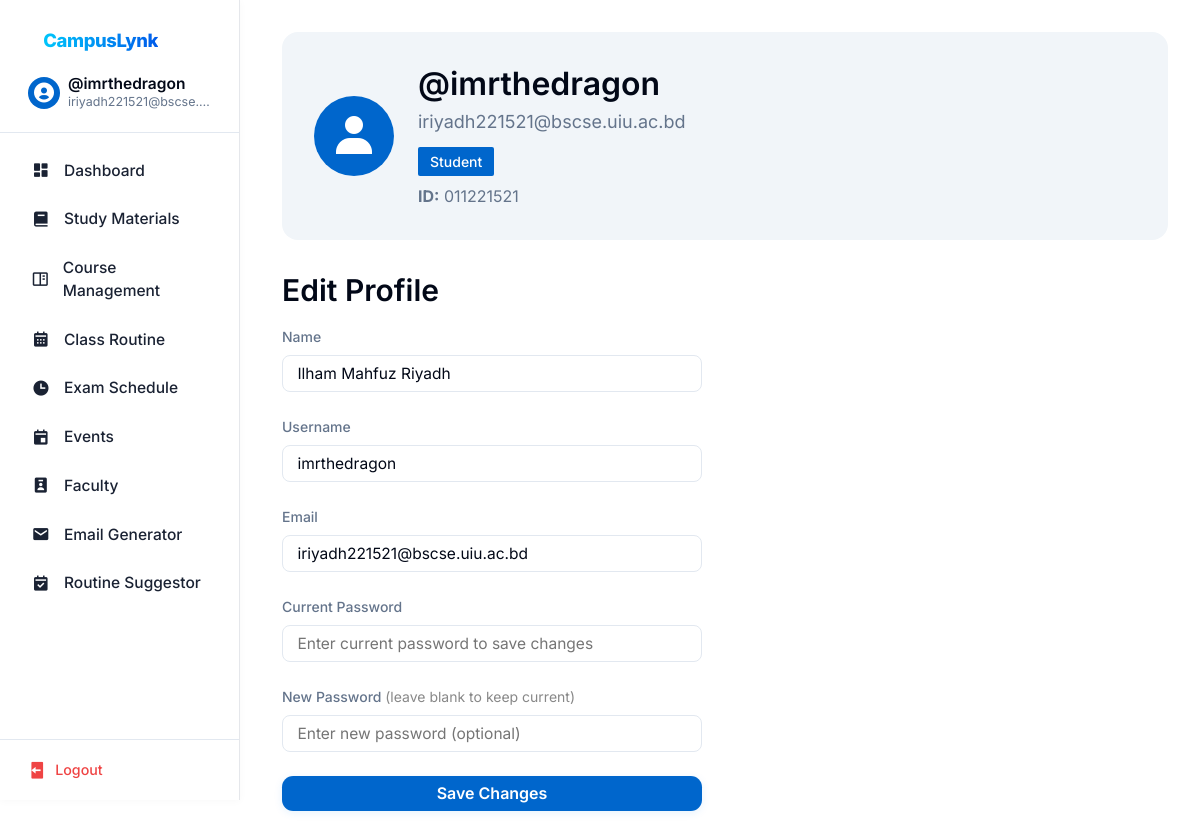
Page /profile.php (signed in) on the committed database.
### tables this page shows
CREATE TABLE `users` (
  `id` int(11) NOT NULL,
  `username` varchar(255) NOT NULL,
  `email` varchar(255) NOT NULL,
  `password` varchar(255) NOT NULL,
  `role` enum('student','faculty','admin') NOT NULL,
  `name` varchar(255) NOT NULL
);

CREATE TABLE `student_id_table` (
  `user_id` int(11) NOT NULL,
  `university_id` varchar(20) NOT NULL
);

### profile.php (the view, shortened to what this page needs)
<?php
$database = new Database();
$db = $database->getConnection();
$user = null;
try {
    $userQuery = "SELECT * FROM users WHERE email = ?";
    $userStmt = $db->prepare($userQuery);
    $userStmt->execute([$_SESSION["useremail"]]);
    $user = $userStmt->fetch(PDO::FETCH_ASSOC);
    if ($user) {
        $university_id = null;
        if ($user && isset($user['role']) && $user['role'] === 'student') {
            $stmt = $db->prepare("SELECT university_id FROM student_id_table WHERE user_id = ?");
            $stmt->execute([$user['id']]);
            $row = $stmt->fetch(PDO::FETCH_ASSOC);
            if ($row) $university_id = $row['university_id'];
        }
    } else {
        session_destroy();
        header("Location: login.php?error=User not found");
        exit();
    }
} catch (PDOException $e) {
    die("Database error. Please try again later.");
}
?>
<!DOCTYPE html>
<html lang="en">
<head>
    <link href='https://unpkg.com/boxicons@2.1.4/css/boxicons.min.css' rel='stylesheet'>
    <link rel="stylesheet" href="css/base.css">
    <link rel="stylesheet" href="css/layout.css">
    <link rel="stylesheet" href="css/components.css">
    <link rel="stylesheet" href="css/profile.css">
</head>
<body>
    <?php include 'sidebar.php'; ?>
    <main class="main-content">
        <section class="profile-header">
            <div class="avatar">
                <i class='bx bxs-user'></i>
            </div>
            <div class="profile-info">
                <h1><?php echo isset($user['username']) ? '@' . htmlspecialchars($user['username']) : 'User'; ?></h1>
                <p class="text-muted"><?php echo isset($user['email']) ? htmlspecialchars($user['email']) : 'No email provided'; ?></p>
                <?php if (isset($user['role'])): ?>
                    <span class="role-badge"><?php echo htmlspecialchars(ucfirst($user['role'])); ?></span>
                <?php endif; ?>
                <?php if ($university_id): ?>
                    <div class="student-id" style="margin-top:0.5rem; color:#64748b; font-size:1rem;">
                        <strong>ID:</strong> <?php echo htmlspecialchars($university_id); ?>
                    </div>
                <?php endif; ?>
            </div>
        </section>
        <section class="profile-edit-section">
            <h2>Edit Profile</h2>
            <form action="update_profile.php" method="POST" class="form-grid" style="max-width: 420px;">
                <div class="form-group">
                    <label for="name" class="form-label">Name</label>
                    <input type="text" name="name" id="name" class="form-input" value="<?php echo htmlspecialchars($user['name']); ?>" required>
                </div>
                <div class="form-group">
                    <label for="username" class="form-label">Username</label>
                    <input type="text" name="username" id="username" class="form-input" value="<?php echo htmlspecialchars($user['username']); ?>" required>
                </div>
                <div class="form-group">
                    <label for="email" class="form-label">Email</label>
                    <input type="email" name="email" id="email" class="form-input" value="<?php echo htmlspecialchars($user['email']); ?>" required>
                </div>
                <div class="form-group">
                    <label for="current_password" class="form-label">Current Password</label>
                    <input type="password" name="current_password" id="current_password" class="form-input" required placeholder="Enter current password to save changes">
                </div>
                <div class="form-group">
                    <label for="new_password" class="form-label">New Password <span style="color: #888; font-weight: 400;">(leave blank to keep current)</span></label>
                    <input type="password" name="new_password" id="new_password" class="form-input" placeholder="Enter new password (optional)">
                </div>
                <button type="submit" class="btn btn-primary">Save Changes</button>
            </form>
        </section>
    </main>
</body>
</html>

### sidebar.php (shortened to what this page needs)
<?php
try {
    $sidebar_database = new Database();
    $sidebar_db = $sidebar_database->getConnection();
    $sidebar_query = $sidebar_db->prepare("SELECT * FROM users WHERE email = ?");
    $sidebar_query->execute([$_SESSION['useremail']]);
    $sidebar_user = $sidebar_query->fetch(PDO::FETCH_ASSOC);
} catch (PDOException $e) {
    header("Location: login.php?error=Database Error: " . urlencode($e->getMessage()));
    exit();
}
$current_page = basename($_SERVER['PHP_SELF']);
$role = $sidebar_user['role'];
?>
<link href='https://unpkg.com/boxicons@2.1.4/css/boxicons.min.css' rel='stylesheet'>
<aside class="sidebar">
    <div class="sidebar-header">
        <div class="logo-and-title-div">
            <div class="sidebar-brand">
                <a href="index.php" class="navbar-brand sidebar-logo"><span>CampusLynk</span></a>
            </div>
        </div>
        <a href="<?php echo $role === 'faculty' ? 'faculty_dashboard.php' : ($role === 'admin' ? 'admin_dashboard.php' : 'profile.php'); ?>" class="user-info">
            <div class="user-avatar">
                <i class='bx bxs-user-circle'></i>
            </div>
            <div class="user-details">
                <h3 class="user-name"><?php echo '@' . htmlspecialchars($sidebar_user['username']); ?></h3>
                <p class="user-email"><?php echo htmlspecialchars($sidebar_user['email']); ?></p>
            </div>
        </a>
    </div>
    <div class="sidebar-content">
        <ul class="nav-links">
            <?php if ($role === 'admin'): ?>
                <li>
                    <a href="admin_dashboard.php" class="nav-link <?php echo $current_page === 'admin_dashboard.php' ? 'active' : ''; ?>">
                        <i class='bx bxs-dashboard'></i>
                        <span>Dashboard</span>
                    </a>
                </li>
                <li>
                    <a href="admin_dataimport.php" class="nav-link <?php echo $current_page === 'admin_dataimport.php' ? 'active' : ''; ?>">
                        <i class='bx bxs-file-import'></i>
                        <span>Upcoming Class Import</span>
                    </a>
                </li>
                <li>
                    <a href="admin_exam_import.php" class="nav-link <?php echo $current_page === 'admin_exam_import.php' ? 'active' : ''; ?>">
                        <i class='bx bxs-calendar-event'></i>
                        <span>Exam Schedule Importer</span>
                    </a>
                </li>
                <li>
                    <a href="admin_class_schedule.php" class="nav-link <?php echo $current_page === 'admin_class_schedule.php' ? 'active' : ''; ?>">
                        <i class='bx bx-calendar'></i>
                        <span>Ongoing Class Schedule</span>
                    </a>
                </li>
                <li>
                    <a href="admin_users.php" class="nav-link <?php echo $current_page === 'admin_users.php' ? 'active' : ''; ?>">
                        <i class='bx bxs-user-detail'></i>
                        <span>User Management</span>
                    </a>
                </li>
                <li>
                    <a href="admin_event_management.php" class="nav-link <?php echo $current_page === 'admin_event_management.php' ? 'active' : ''; ?>">
                        <i class='bx bx-calendar-plus'></i>
                        <span>Event Management</span>
                    </a>
                </li>
                <li>
                    <a href="admin_review_materials.php" class="nav-link <?php echo $current_page === 'admin_review_materials.php' ? 'active' : ''; ?>">
                        <i class='bx bx-task'></i>
                        <span>Review Materials</span>
                    </a>
                </li>
                <li>
                    <a href="admin_settings.php" class="nav-link <?php echo $current_page === 'admin_settings.php' ? 'active' : ''; ?>">
                        <i class='bx bxs-cog'></i>
                        <span>Settings</span>
                    </a>
                </li>
            <?php else: ?>
                <li>
                    <a href="dashboard.php" class="nav-link <?php echo $current_page === 'dashboard.php' ? 'active' : ''; ?>">
                        <i class='bx bxs-dashboard'></i>
                        <span>Dashboard</span>
                    </a>
                </li>
                <li>
                    <a href="study-materials.php" class="nav-link <?php echo $current_page === 'study-materials.php' ? 'active' : ''; ?>">
                        <i class='bx bxs-book'></i>
                        <span>Study Materials</span>
                    </a>
                </li>
                <li>
                    <a href="course_management.php" class="nav-link <?php echo $current_page === 'course_management.php' ? 'active' : ''; ?>">
                        <i class='bx bx-book-content'></i>
                        <span>Course Management</span>
                    </a>
                </li>
                <li>
                    <a href="class_routine1.php" class="nav-link <?php echo $current_page === 'class_routine1.php' ? 'active' : ''; ?>">
                        <i class='bx bxs-calendar'></i>
                        <span>Class Routine</span>
                    </a>
                </li>
                <li>
                    <a href="exam_schedule.php" class="nav-link <?php echo $current_page === 'exam_schedule.php' ? 'active' : ''; ?>">
                        <i class='bx bxs-time'></i>
                        <span>Exam Schedule</span>
                    </a>
                </li>
                <li>
                    <a href="eventpage.php" class="nav-link <?php echo $current_page === 'eventpage.php' ? 'active' : ''; ?>">
                        <i class='bx bxs-calendar-event'></i>
                        <span>Events</span>
                    </a>
                </li>
                <li>
                    <a href="faculty.php" class="nav-link <?php echo $current_page === 'faculty.php' ? 'active' : ''; ?>">
                        <i class='bx bxs-user-badge'></i>
                        <span>Faculty</span>
                    </a>
                </li>
                <li>
                    <a href="email_assistant.php" class="nav-link <?php echo $current_page === 'email_assistant.php' ? 'active' : ''; ?>">
                        <i class='bx bxs-envelope'></i>
                        <span>Email Generator</span>
                    </a>
                </li>
                <li>
                    <a href="routine_suggestor.php" class="nav-link <?php echo $current_page === 'routine_suggestor.php' ? 'active' : ''; ?>">
                        <i class='bx bxs-calendar-check'></i>
                        <span>Routine Suggestor</span>
                    </a>
                </li>
            <?php endif; ?>
        </ul>
    </div>
    <div class="sidebar-footer">
        <?php
        $logout_url = 'logout.php';
        if (isset($_SESSION['role'])) {
            switch ($_SESSION['role']) {
                default:
                    $logout_url = 'logout.php';
            }
        }
        ?>
        <a href="<?php echo $logout_url; ?>" class="logout-btn">
            <i class='bx bxs-log-out'></i>
            <span>Logout</span>
        </a>
    </div>
</aside>

### css/base.css (style rules this page uses)
:root { --background: #ffffff; --foreground: #020817; --card: #ffffff; --card-foreground: #020817; --popover: #ffffff; --popover-foreground: #020817; --primary: #0066cc; --primary-foreground: #ffffff; --secondary: #f1f5f9; --secondary-foreground: #0f172a; --muted: #f1f5f9; --muted-foreground: #64748b; --accent: #f1f5f9; --accent-foreground: #0f172a; --destructive: #ef4444; --destructive-foreground: #ffffff; --success: #16a34a; --success-foreground: #ffffff; --border: #e2e8f0; --input: #e2e8f0; --ring: #0066cc; --spacing-1: 0.25rem; --spacing-2: 0.5rem; --spacing-3: 0.75rem; --spacing-4: 1rem; --spacing-5: 1.25rem; --spacing-6: 1.5rem; --spacing-8: 2rem; --spacing-10: 2.5rem; --spacing-12: 3rem; --radius-sm: 0.125rem; --radius: 0.5rem; --radius-md: 0.75rem; --radius-lg: 1rem; --shadow-sm: 0 1px 2px rgba(0, 0, 0, 0.05); --shadow: 0 1px 3px rgba(0, 0, 0, 0.1), 0 1px 2px rgba(0, 0, 0, 0.06); --shadow-md: 0 4px 6px -1px rgba(0, 0, 0, 0.1), 0 2px 4px -1px rgba(0, 0, 0, 0.06); --shadow-lg: 0 10px 15px -3px rgba(0, 0, 0, 0.1), 0 4px 6px -2px rgba(0, 0, 0, 0.05); }
* { margin: 0; padding: 0; box-sizing: border-box; font-family: 'Inter', sans-serif; }
body { background-color: var(--background); color: var(--foreground); line-height: 1.5; }
h1, h2, h3, h4, h5, h6 { font-weight: 600; line-height: 1.25; margin-bottom: var(--spacing-4); }
h1 { font-size: 2.25rem; }
h2 { font-size: 1.875rem; }
h3 { font-size: 1.5rem; }
.text-muted { color: var(--muted-foreground); }

### css/components.css (style rules this page uses)
.form-grid { display: grid; gap: 1.5rem; }
.form-group { display: flex; flex-direction: column; gap: 0.5rem; }
.form-label { font-weight: 500; color: var(--muted-foreground); font-size: 0.875rem; }
.form-input, .form-select { padding: 0.5rem 0.9rem; font-size: 0.97rem; border-radius: var(--radius); background: rgba(255,255,255,0.92); border: 1px solid var(--border); color: var(--foreground); transition: border 0.18s, box-shadow 0.18s; }
.btn, .btn-primary, .btn-outline, .btn-glass { display: inline-flex; align-items: center; justify-content: center; padding: 0.48rem 1.15rem; font-size: 1rem; font-weight: 600; border-radius: 0.7rem; border: none; outline: none; box-shadow: 0 1.5px 6px 0 rgba(0,124,240,0.07); transition: background 0.18s, color 0.18s, box-shadow 0.18s, border 0.18s, outline 0.18s; cursor: pointer; gap: 0.5rem; min-width: 96px; user-select: none; }
.btn-primary { background: var(--primary); color: #fff !important; border: none; box-shadow: 0 2px 8px 0 rgba(0,124,240,0.10); }
.avatar { width: 40px; height: 40px; border-radius: 50%; display: flex; align-items: center; justify-content: center; background: var(--primary); color: var(--primary-foreground); font-weight: 500; }

### css/profile.css (style rules this page uses)
.profile-header { display: flex; align-items: center; gap: 1.5rem; padding: 2rem; background-color: var(--muted); border-radius: var(--radius-lg); margin-bottom: 2rem; }
.avatar { width: 80px; height: 80px; border-radius: 50%; background-color: var(--primary); color: var(--primary-foreground); display: flex; align-items: center; justify-content: center; font-size: 3rem; flex-shrink: 0; }
.profile-info h1 { font-size: 2rem; font-weight: 600; margin-bottom: 0.25rem; }
.profile-info .text-muted { font-size: 1.125rem; margin-bottom: 0.75rem; }
.role-badge { display: inline-block; padding: 0.25rem 0.75rem; background-color: var(--primary); color: var(--primary-foreground); border-radius: var(--radius-sm); font-size: 0.875rem; font-weight: 500; }

### rows in the picture
users: username "imrthedragon", email "iriyadh221521@bscse.…", email "iriyadh221521@bscse.uiu.ac.bd", role "Student", name "Ilham Mahfuz Riyadh"
student_id_table: university "011221521"
